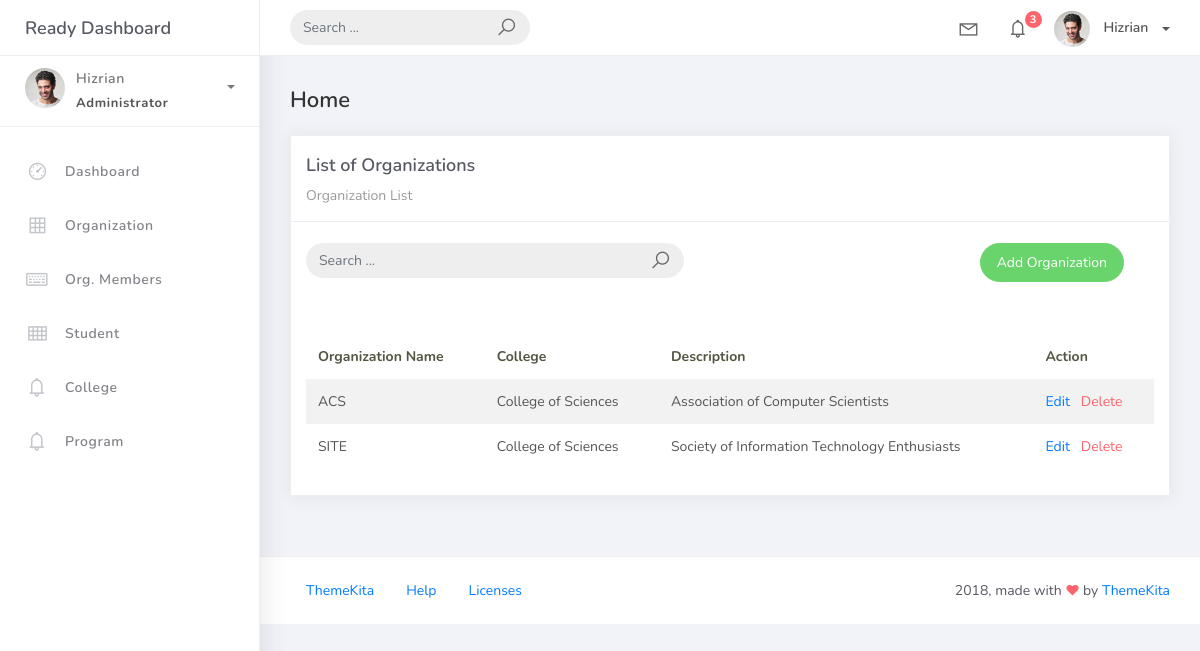
Before: /organization_list with the older database file.
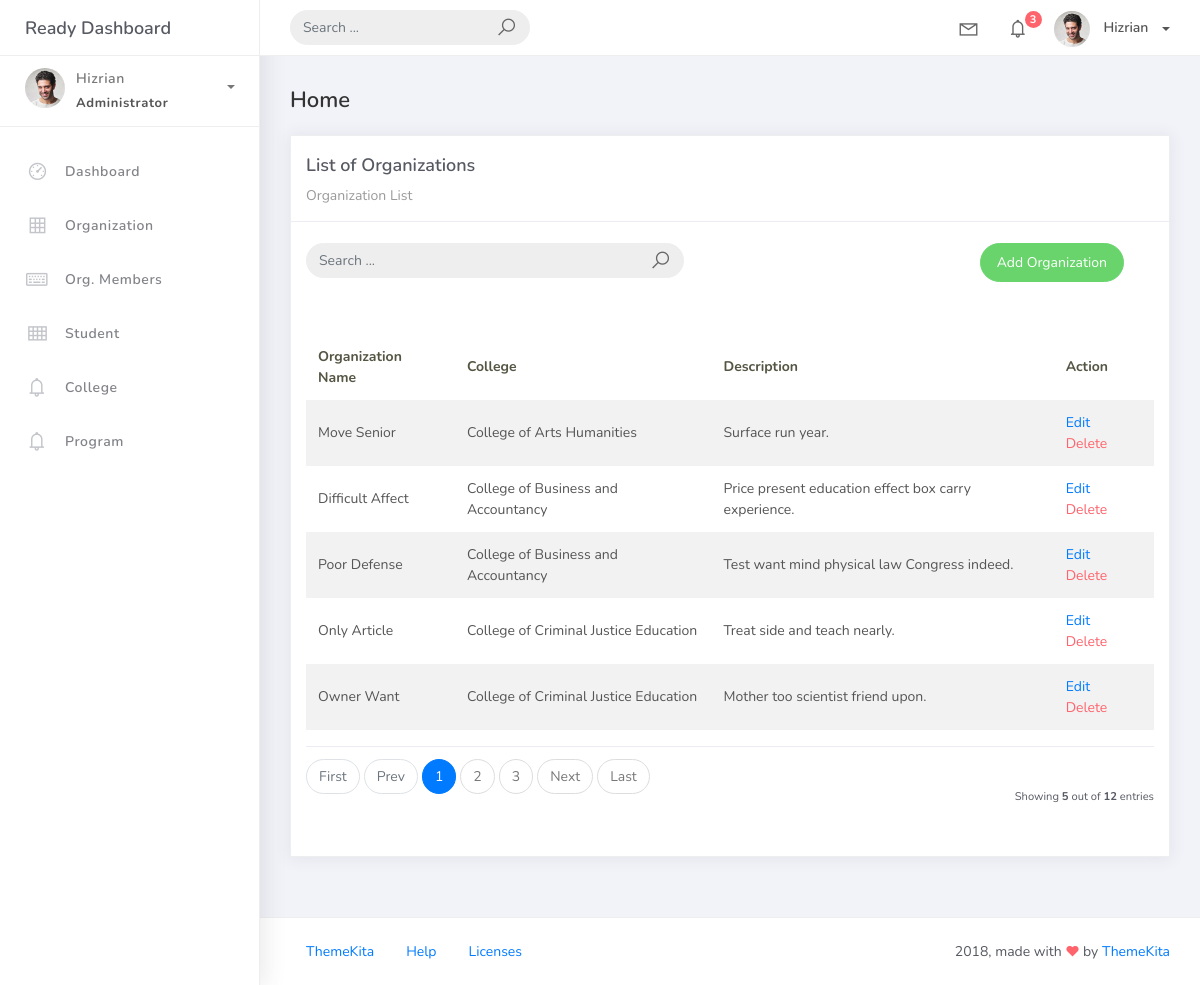
After: the same page with the newer database file.
### studentorg/models.py (models this page shows, shortened)
class BaseModel(models.Model):
    created_at = models.DateTimeField(auto_now_add=True, db_index=True)
    updated_at = models.DateTimeField(auto_now=True)
    class Meta:
        abstract = True

class Organization(BaseModel):
    name = models.CharField(max_length=250)
    college = models.ForeignKey(
        College,
        null=True,
        blank=True,
        on_delete=models.CASCADE
    )
    description = models.CharField(max_length=500)

class College(BaseModel):
    college_name = models.CharField(max_length=150)
    def __str__(self):
        return self.college_name

### studentorg/views.py (the view)
# urls.py: path('organization_list', OrganizationList.as_view(), name='organization-list'),
class OrganizationList(ListView):
    model = Organization
    context_object_name = 'organization'
    template_name = 'org_list.html'
    paginate_by = 5
    ordering = ["college__college_name", "name"]
    def get_queryset(self):
        qs = super().get_queryset()
        query = self.request.GET.get('q')
        if query:
            qs = qs.filter(
                Q(name__icontains=query) |
                Q(description__icontains=query)
            )
        return qs

### templates/org_list.html (shortened to what the changed rows need)
{% extends 'base.html' %}
{% load static %}
{% block content %}
<div class="content">
    <div class="container-fluid">
        <div class="row">
            <div class="col-md-12">
                <div class="card">
                    <br />
                    <br />
                    <div class="card-body">
                        <table class="table table-striped mt-3">
                            <thead>
                                <tr>
                                    <th scope="col">
                                        Organization Name
                                    </th>
                                    <th scope="col">
                                        College
                                    </th>
                                    <th scope="col">
                                        Description
                                    </th>
                                    <th scope="col">
                                        Action
                                    </th>
                                </tr>
                            </thead>
                            <tbody>
                                {% for object in object_list %}
                                <tr>
                                    <td>
                                        {{ object.name }}
                                    </td>
                                    <td>
                                        {{ object.college }}
                                    </td>
                                    <td>
                                        {{ object.description }}
                                    </td>
                                    <td>
                                        <a
                                            href="{% url 'organization-update' object.id %}"
                                        >
                                            Edit
                                        </a>
                                        <a
                                            href="{% url 'organization-delete' object.id %}"
                                            class="text-danger"
                                        >
                                            Delete
                                        </a>
                                    </td>
                                </tr>
                                {% endfor %}
                            </tbody>
                        </table>
                        {% include 'includes/pagination.html' %}
                    </div>
                </div>
            </div>
        </div>
    </div>
</div>
{% endblock %}

Changed rows visible on the page:
no longer on this page (row unchanged): Organization: name "ACS", college "College of Sciences", description "Association of Computer Scientists"
no longer on this page (row unchanged): Organization: name "SITE", college "College of Sciences", description "Society of Information Technology Enthusiasts"
added Organization: name "Move Senior", college "College of Arts Humanities", description "Surface run year."
added Organization: name "Difficult Affect", college "College of Business and Accountancy", description "Price present education effect box carry experience."
added Organization: name "Poor Defense", college "College of Business and Accountancy", description "Test want mind physical law Congress indeed."
added Organization: name "Only Article", college "College of Criminal Justice Education", description "Treat side and teach nearly."
added Organization: name "Owner Want", college "College of Criminal Justice Education", description "Mother too scientist friend upon."
Other visible differences:
{{ object_list.count }}: (not shown) → "5"
{{ paginator.count }}: (not shown) → "12"
text now shown: "First Prev Next Last Showing out of entries"
new list line: "1"
new list line: "2"
new list line: "3"
